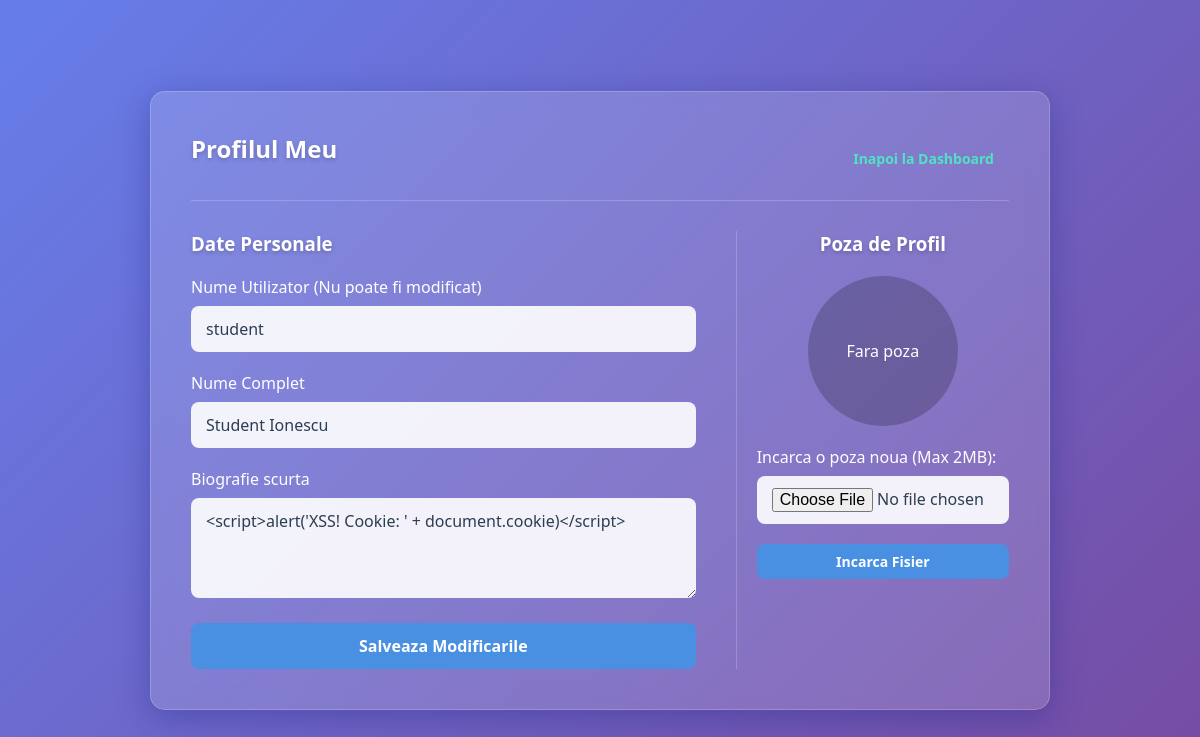
Screenshot of /profile.php (signed in) with the database file from the repository.
### tables this page shows
CREATE TABLE users (
            id             INTEGER PRIMARY KEY AUTOINCREMENT,
            username       VARCHAR(50)  NOT NULL UNIQUE,
            password       VARCHAR(255) NOT NULL,
            full_name      VARCHAR(100),
            bio            TEXT,
            profile_pic    VARCHAR(255),
            remember_token VARCHAR(255),
            role_id        INTEGER,
            FOREIGN KEY (role_id) REFERENCES roles(id) ON DELETE SET NULL
        );

### profile.php (the view, shortened to what this page needs)
<?php
$user_id  = $_SESSION['user_id'];
$pdo      = getPDOConnection();
$stmt = $pdo->prepare("SELECT username, full_name, bio, profile_pic FROM users WHERE id = ?");
$stmt->execute([$user_id]);
$user = $stmt->fetch(PDO::FETCH_ASSOC) ?: [];
?>
<!DOCTYPE html>
<html lang="ro">
<head>
    <link rel="stylesheet" href="style.css">
</head>
<body>
    <div class="container container-large glass-panel">
        <div class="header-nav">
            <h2>Profilul Meu</h2>
            <div class="nav-links">
                <a href="index.php" class="btn btn-small">Inapoi la Dashboard</a>
            </div>
        </div>
        <div style="display: flex; gap: 40px; flex-wrap: wrap;">
            <div style="flex: 2; min-width: 300px;">
                <h3>Date Personale</h3>
                <form method="POST" action="profile.php">
                    <div class="form-group">
                        <label for="username">Nume Utilizator (Nu poate fi modificat)</label>
                        <input type="text" id="username" class="form-control" value="<?= htmlspecialchars($user['username'] ?? '') ?>" disabled>
                    </div>
                    <div class="form-group">
                        <label for="full_name">Nume Complet</label>
                        <input type="text" id="full_name" name="full_name" class="form-control" value="<?= htmlspecialchars($user['full_name'] ?? '') ?>" required>
                    </div>
                    <div class="form-group">
                        <label for="bio">Biografie scurta</label>
                        <textarea id="bio" name="bio" class="form-control"><?= htmlspecialchars($user['bio'] ?? '') ?></textarea>
                    </div>
                    <button type="submit" name="update_profile" class="btn btn-primary">Salveaza Modificarile</button>
                </form>
            </div>
            <div style="flex: 1; min-width: 250px; text-align: center; border-left: 1px solid rgba(255,255,255,0.2); padding-left: 20px;">
                <h3>Poza de Profil</h3>
                <?php if (!empty($user['profile_pic'])): ?>
                    <img src="uploads/<?= htmlspecialchars($user['profile_pic']) ?>" alt="Poza profil" class="profile-img-preview" style="margin: 0 auto 15px auto;">
                    <form method="POST" action="profile.php">
                        <input type="hidden" name="csrf_token" value="<?= htmlspecialchars(generateCsrfToken()) ?>">
                        <button type="submit" name="delete_pic" class="btn btn-danger btn-small">Sterge Poza curenta</button>
                    </form>
                <?php else: ?>
                    <div style="width:150px; height:150px; border-radius:50%; background:rgba(0,0,0,0.2); display:flex; align-items:center; justify-content:center; margin: 0 auto 15px auto;">
                        Fara poza
                    </div>
                <?php endif; ?>
                <form method="POST" action="profile.php" enctype="multipart/form-data" style="margin-top: 20px;">
                    <div class="form-group">
                        <label for="profile_pic">Incarca o poza noua (Max 2MB):</label>
                        <input type="file" name="profile_pic" id="profile_pic" class="form-control" accept="image/*" required>
                    </div>
                    <button type="submit" name="upload_pic" class="btn btn-primary btn-small">Incarca Fisier</button>
                </form>
            </div>
        </div>
    </div>
</body>
</html>

### style.css (style rules this page uses)
:root { --primary-color: #4a90e2; --primary-hover: #357abd; --secondary-color: #50e3c2; --danger-color: #e74c3c; --dark-color: #2c3e50; --light-color: #ecf0f1; --background: linear-gradient(135deg, #667eea 0%, #764ba2 100%); --glass-bg: rgba(255, 255, 255, 0.15); --glass-border: rgba(255, 255, 255, 0.2); --glass-shadow: 0 8px 32px 0 rgba(31, 38, 135, 0.37); }
* { box-sizing: border-box; margin: 0; padding: 0; font-family: 'Segoe UI', Tahoma, Geneva, Verdana, sans-serif; }
body { background: var(--background); min-height: 100vh; display: flex; justify-content: center; align-items: center; color: #fff; padding: 20px; }
h1, h2, h3 { margin-bottom: 20px; font-weight: 600; text-shadow: 0 2px 4px rgba(0,0,0,0.2); }
a { color: var(--secondary-color); text-decoration: none; transition: color 0.3s; }
.glass-panel { background: var(--glass-bg); backdrop-filter: blur(10px); -webkit-backdrop-filter: blur(10px); border-radius: 15px; border: 1px solid var(--glass-border); box-shadow: var(--glass-shadow); padding: 40px; width: 100%; max-width: 600px; animation: fadeIn 0.5s ease-out; }
.container { width: 100%; }
.container-large { max-width: 900px; }
.form-group { margin-bottom: 20px; text-align: left; }
.form-group label { display: block; margin-bottom: 8px; font-weight: 500; }
.form-control { width: 100%; padding: 12px 15px; border: none; border-radius: 8px; background: rgba(255, 255, 255, 0.9); color: var(--dark-color); font-size: 16px; transition: box-shadow 0.3s, transform 0.2s; }
textarea.form-control { resize: vertical; min-height: 100px; }
.btn { display: inline-block; padding: 12px 25px; border: none; border-radius: 8px; font-size: 16px; font-weight: 600; cursor: pointer; text-align: center; transition: all 0.3s ease; text-decoration: none; }
.btn-primary { background: var(--primary-color); color: white; width: 100%; }
.btn-small { padding: 8px 15px; font-size: 14px; }
.header-nav { display: flex; justify-content: space-between; align-items: center; margin-bottom: 30px; padding-bottom: 15px; border-bottom: 1px solid var(--glass-border); }
.nav-links { display: flex; gap: 15px; }

### rows the page displays
users: username "student", full_name "Student Ionescu", bio "<script>alert('XSS! Cookie: ' + document.cookie)</script>"
